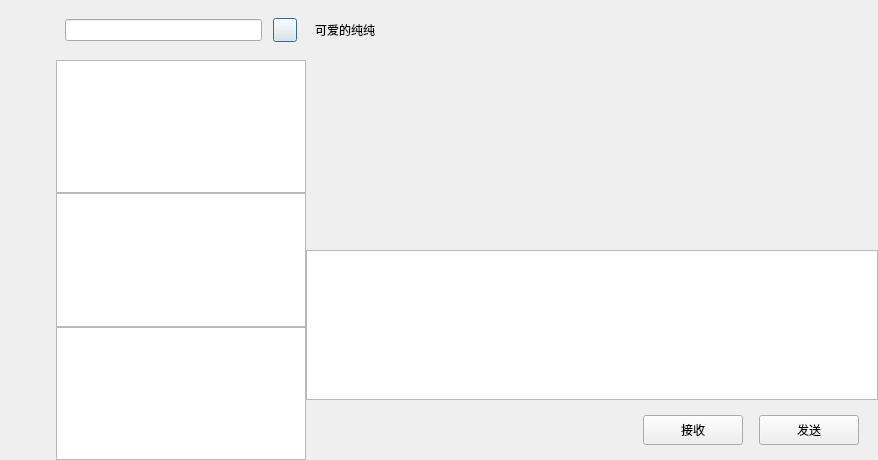
<?xml version="1.0" encoding="UTF-8"?>
<ui version="4.0">
 <class>ChatDialog</class>
 <widget class="QDialog" name="ChatDialog">
  <property name="geometry">
   <rect>
    <x>0</x>
    <y>0</y>
    <width>878</width>
    <height>460</height>
   </rect>
  </property>
  <property name="windowTitle">
   <string>Dialog</string>
  </property>
  <layout class="QHBoxLayout" name="horizontalLayout">
   <property name="spacing">
    <number>0</number>
   </property>
   <property name="leftMargin">
    <number>0</number>
   </property>
   <property name="topMargin">
    <number>0</number>
   </property>
   <property name="rightMargin">
    <number>0</number>
   </property>
   <property name="bottomMargin">
    <number>0</number>
   </property>
   <item>
    <widget class="QWidget" name="side_bar" native="true">
     <property name="sizePolicy">
      <sizepolicy hsizetype="Fixed" vsizetype="Expanding">
       <horstretch>0</horstretch>
       <verstretch>0</verstretch>
      </sizepolicy>
     </property>
     <property name="minimumSize">
      <size>
       <width>56</width>
       <height>0</height>
      </size>
     </property>
     <property name="maximumSize">
      <size>
       <width>56</width>
       <height>16777215</height>
      </size>
     </property>
     <layout class="QVBoxLayout" name="verticalLayout">
      <property name="spacing">
       <number>7</number>
      </property>
      <property name="leftMargin">
       <number>10</number>
      </property>
      <property name="topMargin">
       <number>30</number>
      </property>
      <property name="rightMargin">
       <number>0</number>
      </property>
      <property name="bottomMargin">
       <number>0</number>
      </property>
      <item>
       <widget class="QWidget" name="widget" native="true">
        <layout class="QVBoxLayout" name="verticalLayout_3">
         <property name="spacing">
          <number>30</number>
         </property>
         <property name="leftMargin">
          <number>0</number>
         </property>
         <property name="topMargin">
          <number>0</number>
         </property>
         <property name="rightMargin">
          <number>0</number>
         </property>
         <property name="bottomMargin">
          <number>0</number>
         </property>
         <item>
          <widget class="QLabel" name="side_chat_lb">
           <property name="minimumSize">
            <size>
             <width>30</width>
             <height>30</height>
            </size>
           </property>
           <property name="maximumSize">
            <size>
             <width>30</width>
             <height>30</height>
            </size>
           </property>
           <property name="text">
            <string/>
           </property>
          </widget>
         </item>
         <item>
          <widget class="QLabel" name="side_contact_lb">
           <property name="minimumSize">
            <size>
             <width>30</width>
             <height>30</height>
            </size>
           </property>
           <property name="maximumSize">
            <size>
             <width>30</width>
             <height>30</height>
            </size>
           </property>
           <property name="text">
            <string/>
           </property>
          </widget>
         </item>
         <item>
          <widget class="QLabel" name="side_head_lb">
           <property name="minimumSize">
            <size>
             <width>30</width>
             <height>30</height>
            </size>
           </property>
           <property name="maximumSize">
            <size>
             <width>30</width>
             <height>30</height>
            </size>
           </property>
           <property name="text">
            <string/>
           </property>
          </widget>
         </item>
        </layout>
       </widget>
      </item>
      <item>
       <spacer name="verticalSpacer">
        <property name="orientation">
         <enum>Qt::Vertical</enum>
        </property>
        <property name="sizeHint" stdset="0">
         <size>
          <width>20</width>
          <height>40</height>
         </size>
        </property>
       </spacer>
      </item>
     </layout>
    </widget>
   </item>
   <item>
    <widget class="QWidget" name="chat_user_wid" native="true">
     <property name="maximumSize">
      <size>
       <width>250</width>
       <height>16777215</height>
      </size>
     </property>
     <layout class="QVBoxLayout" name="verticalLayout_2">
      <property name="spacing">
       <number>0</number>
      </property>
      <property name="leftMargin">
       <number>0</number>
      </property>
      <property name="topMargin">
       <number>0</number>
      </property>
      <property name="rightMargin">
       <number>0</number>
      </property>
      <property name="bottomMargin">
       <number>0</number>
      </property>
      <item>
       <widget class="QWidget" name="serach_wid" native="true">
        <property name="minimumSize">
         <size>
          <width>0</width>
          <height>60</height>
         </size>
        </property>
        <property name="maximumSize">
         <size>
          <width>16777215</width>
          <height>60</height>
         </size>
        </property>
        <layout class="QHBoxLayout" name="horizontalLayout_2">
         <property name="spacing">
          <number>6</number>
         </property>
         <property name="leftMargin">
          <number>9</number>
         </property>
         <property name="topMargin">
          <number>9</number>
         </property>
         <property name="rightMargin">
          <number>9</number>
         </property>
         <property name="bottomMargin">
          <number>9</number>
         </property>
         <item>
          <widget class="CustomizeEdit" name="search_edit"/>
         </item>
         <item>
          <spacer name="horizontalSpacer">
           <property name="orientation">
            <enum>Qt::Horizontal</enum>
           </property>
           <property name="sizeType">
            <enum>QSizePolicy::Fixed</enum>
           </property>
           <property name="sizeHint" stdset="0">
            <size>
             <width>5</width>
             <height>20</height>
            </size>
           </property>
          </spacer>
         </item>
         <item>
          <widget class="ClickedBtn" name="add_btn">
           <property name="minimumSize">
            <size>
             <width>24</width>
             <height>24</height>
            </size>
           </property>
           <property name="maximumSize">
            <size>
             <width>24</width>
             <height>24</height>
            </size>
           </property>
           <property name="text">
            <string/>
           </property>
          </widget>
         </item>
        </layout>
       </widget>
      </item>
      <item>
       <widget class="ChatUserList" name="chat_user_list"/>
      </item>
      <item>
       <widget class="QListWidget" name="search_list"/>
      </item>
      <item>
       <widget class="QListWidget" name="con_user_list"/>
      </item>
     </layout>
    </widget>
   </item>
   <item>
    <widget class="QWidget" name="chat_data_wid" native="true">
     <layout class="QVBoxLayout" name="verticalLayout_4">
      <property name="spacing">
       <number>0</number>
      </property>
      <property name="leftMargin">
       <number>0</number>
      </property>
      <property name="topMargin">
       <number>0</number>
      </property>
      <property name="rightMargin">
       <number>0</number>
      </property>
      <property name="bottomMargin">
       <number>0</number>
      </property>
      <item>
       <widget class="QWidget" name="title_wid" native="true">
        <property name="minimumSize">
         <size>
          <width>0</width>
          <height>60</height>
         </size>
        </property>
        <property name="maximumSize">
         <size>
          <width>16777215</width>
          <height>60</height>
         </size>
        </property>
        <layout class="QVBoxLayout" name="verticalLayout_5">
         <item>
          <widget class="QWidget" name="widget_2" native="true">
           <layout class="QHBoxLayout" name="horizontalLayout_3">
            <property name="spacing">
             <number>0</number>
            </property>
            <property name="leftMargin">
             <number>0</number>
            </property>
            <property name="topMargin">
             <number>0</number>
            </property>
            <property name="rightMargin">
             <number>0</number>
            </property>
            <property name="bottomMargin">
             <number>0</number>
            </property>
            <item>
             <widget class="QLabel" name="title_lb">
              <property name="text">
               <string>可爱的纯纯</string>
              </property>
             </widget>
            </item>
           </layout>
          </widget>
         </item>
        </layout>
       </widget>
      </item>
      <item>
       <widget class="QWidget" name="chat_data_list" native="true"/>
      </item>
      <item>
       <widget class="QWidget" name="tool_wid" native="true">
        <property name="minimumSize">
         <size>
          <width>0</width>
          <height>60</height>
         </size>
        </property>
        <property name="maximumSize">
         <size>
          <width>16777215</width>
          <height>60</height>
         </size>
        </property>
        <layout class="QHBoxLayout" name="horizontalLayout_4">
         <property name="spacing">
          <number>7</number>
         </property>
         <property name="leftMargin">
          <number>2</number>
         </property>
         <property name="topMargin">
          <number>2</number>
         </property>
         <property name="rightMargin">
          <number>2</number>
         </property>
         <property name="bottomMargin">
          <number>2</number>
         </property>
         <item>
          <spacer name="horizontalSpacer_2">
           <property name="orientation">
            <enum>Qt::Horizontal</enum>
           </property>
           <property name="sizeType">
            <enum>QSizePolicy::Fixed</enum>
           </property>
           <property name="sizeHint" stdset="0">
            <size>
             <width>5</width>
             <height>20</height>
            </size>
           </property>
          </spacer>
         </item>
         <item>
          <widget class="QLabel" name="emo_lb">
           <property name="minimumSize">
            <size>
             <width>25</width>
             <height>25</height>
            </size>
           </property>
           <property name="maximumSize">
            <size>
             <width>25</width>
             <height>25</height>
            </size>
           </property>
           <property name="text">
            <string/>
           </property>
          </widget>
         </item>
         <item>
          <spacer name="horizontalSpacer_4">
           <property name="orientation">
            <enum>Qt::Horizontal</enum>
           </property>
           <property name="sizeType">
            <enum>QSizePolicy::Fixed</enum>
           </property>
           <property name="sizeHint" stdset="0">
            <size>
             <width>5</width>
             <height>20</height>
            </size>
           </property>
          </spacer>
         </item>
         <item>
          <widget class="QLabel" name="file_lb">
           <property name="minimumSize">
            <size>
             <width>25</width>
             <height>25</height>
            </size>
           </property>
           <property name="maximumSize">
            <size>
             <width>25</width>
             <height>25</height>
            </size>
           </property>
           <property name="text">
            <string/>
           </property>
          </widget>
         </item>
         <item>
          <spacer name="horizontalSpacer_3">
           <property name="orientation">
            <enum>Qt::Horizontal</enum>
           </property>
           <property name="sizeHint" stdset="0">
            <size>
             <width>40</width>
             <height>20</height>
            </size>
           </property>
          </spacer>
         </item>
        </layout>
       </widget>
      </item>
      <item>
       <widget class="QTextEdit" name="chatEdit">
        <property name="minimumSize">
         <size>
          <width>0</width>
          <height>30</height>
         </size>
        </property>
        <property name="maximumSize">
         <size>
          <width>16777215</width>
          <height>150</height>
         </size>
        </property>
        <property name="sizeIncrement">
         <size>
          <width>0</width>
          <height>150</height>
         </size>
        </property>
       </widget>
      </item>
      <item>
       <widget class="QWidget" name="widget_5" native="true">
        <property name="minimumSize">
         <size>
          <width>0</width>
          <height>60</height>
         </size>
        </property>
        <property name="maximumSize">
         <size>
          <width>16777215</width>
          <height>60</height>
         </size>
        </property>
        <layout class="QHBoxLayout" name="horizontalLayout_5">
         <item>
          <spacer name="horizontalSpacer_5">
           <property name="orientation">
            <enum>Qt::Horizontal</enum>
           </property>
           <property name="sizeHint" stdset="0">
            <size>
             <width>40</width>
             <height>20</height>
            </size>
           </property>
          </spacer>
         </item>
         <item>
          <widget class="QPushButton" name="receive_btn">
           <property name="minimumSize">
            <size>
             <width>100</width>
             <height>30</height>
            </size>
           </property>
           <property name="maximumSize">
            <size>
             <width>100</width>
             <height>30</height>
            </size>
           </property>
           <property name="text">
            <string>接收</string>
           </property>
          </widget>
         </item>
         <item>
          <spacer name="horizontalSpacer_7">
           <property name="orientation">
            <enum>Qt::Horizontal</enum>
           </property>
           <property name="sizeType">
            <enum>QSizePolicy::Fixed</enum>
           </property>
           <property name="sizeHint" stdset="0">
            <size>
             <width>10</width>
             <height>20</height>
            </size>
           </property>
          </spacer>
         </item>
         <item>
          <widget class="QPushButton" name="send_btn">
           <property name="minimumSize">
            <size>
             <width>100</width>
             <height>30</height>
            </size>
           </property>
           <property name="maximumSize">
            <size>
             <width>100</width>
             <height>30</height>
            </size>
           </property>
           <property name="text">
            <string>发送</string>
           </property>
          </widget>
         </item>
         <item>
          <spacer name="horizontalSpacer_6">
           <property name="orientation">
            <enum>Qt::Horizontal</enum>
           </property>
           <property name="sizeType">
            <enum>QSizePolicy::Fixed</enum>
           </property>
           <property name="sizeHint" stdset="0">
            <size>
             <width>10</width>
             <height>20</height>
            </size>
           </property>
          </spacer>
         </item>
        </layout>
       </widget>
      </item>
     </layout>
    </widget>
   </item>
  </layout>
 </widget>
 <customwidgets>
  <customwidget>
   <class>ClickedBtn</class>
   <extends>QPushButton</extends>
   <header location="global">clickedbtn.h</header>
  </customwidget>
  <customwidget>
   <class>CustomizeEdit</class>
   <extends>QLineEdit</extends>
   <header location="global">customizeedit.h</header>
  </customwidget>
  <customwidget>
   <class>ChatUserList</class>
   <extends>QListWidget</extends>
   <header location="global">chatuserlist.h</header>
  </customwidget>
 </customwidgets>
 <resources/>
 <connections/>
</ui>
